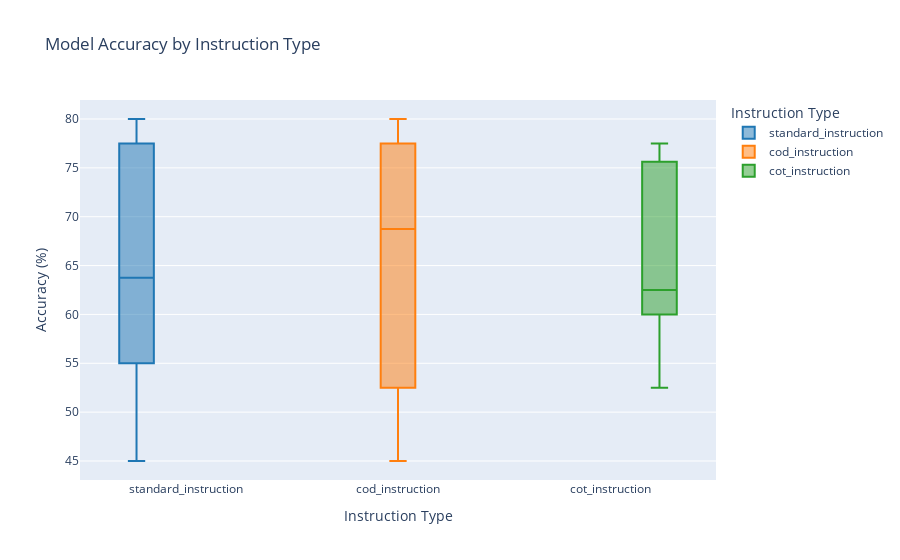
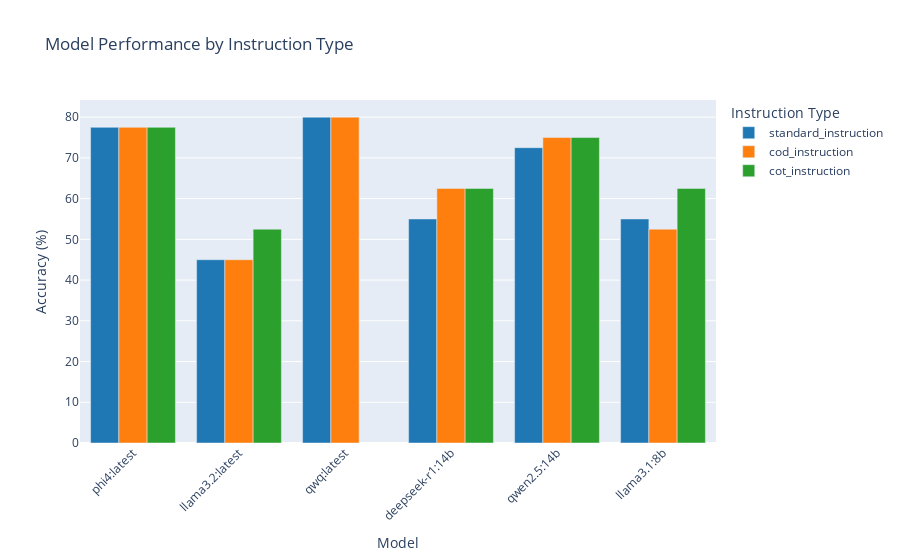
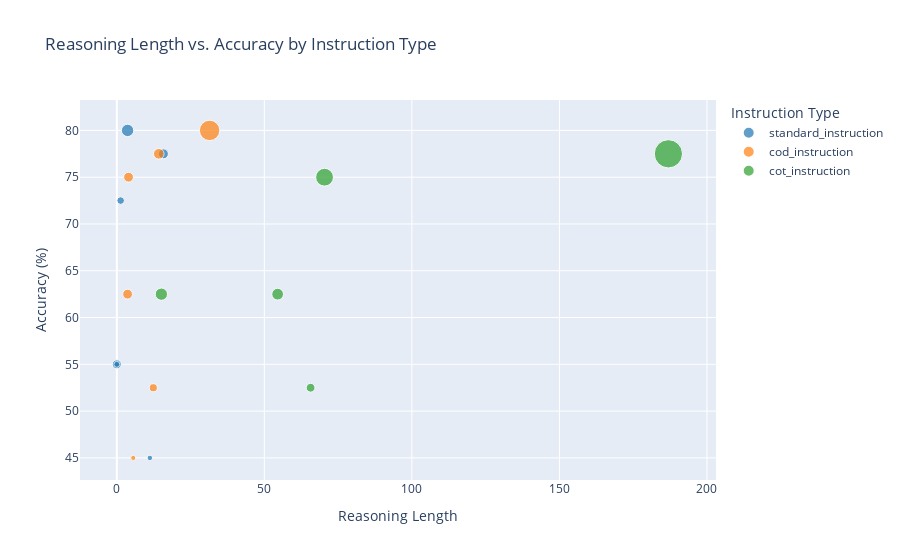
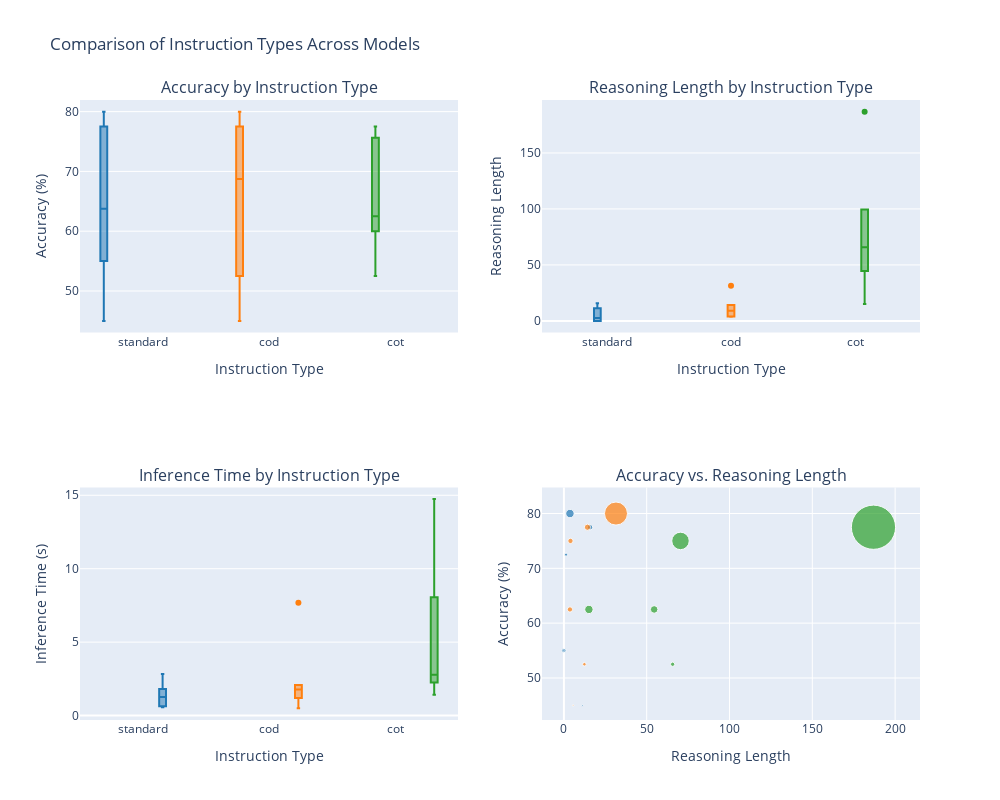

The cell these charts' notebook holds for them, in order:
### Markdown cell above
# Standard vs COD vs COT

### Code cell
import pandas as pd
import plotly.express as px
import plotly.graph_objects as go
from plotly.subplots import make_subplots

# Load the data
df = pd.read_csv('test_results/model_comparison_summary_20250314_231521.csv')

# Filter out rows with error_rate = 100.0 (failed runs)
df = df[df['error_rate'] == 0.0]

# Create a box plot for accuracy by instruction type
fig1 = px.box(df, x="instruction_type", y="accuracy", 
             color="instruction_type",
             title="Model Accuracy by Instruction Type",
             labels={"instruction_type": "Instruction Type", 
                    "accuracy": "Accuracy (%)"},
             category_orders={"instruction_type": ["standard_instruction", 
                                                  "cod_instruction", 
                                                  "cot_instruction"]},
             color_discrete_map={"standard_instruction": "#1f77b4", 
                                "cod_instruction": "#ff7f0e", 
                                "cot_instruction": "#2ca02c"})

fig1.update_layout(boxmode='group', 
                  xaxis_title="Instruction Type",
                  yaxis_title="Accuracy (%)",
                  legend_title="Instruction Type",
                  font=dict(size=12))

fig1.show()

# Create a grouped bar chart for each model's performance across instruction types
fig2 = px.bar(df, x="model_name", y="accuracy", 
             color="instruction_type",
             barmode="group",
             title="Model Performance by Instruction Type",
             labels={"model_name": "Model", 
                    "accuracy": "Accuracy (%)", 
                    "instruction_type": "Instruction Type"},
             category_orders={"instruction_type": ["standard_instruction", 
                                                  "cod_instruction", 
                                                  "cot_instruction"]},
             color_discrete_map={"standard_instruction": "#1f77b4", 
                                "cod_instruction": "#ff7f0e", 
                                "cot_instruction": "#2ca02c"})

fig2.update_layout(xaxis_title="Model",
                  yaxis_title="Accuracy (%)",
                  legend_title="Instruction Type",
                  xaxis_tickangle=-45,
                  font=dict(size=12))

fig2.show()

# Create a scatter plot to visualize the relationship between reasoning length and accuracy
fig3 = px.scatter(df, x="reasoning_length", y="accuracy", 
                 color="instruction_type", 
                 size="inference_time",
                 hover_data=["model_name"],
                 title="Reasoning Length vs. Accuracy by Instruction Type",
                 labels={"reasoning_length": "Reasoning Length", 
                        "accuracy": "Accuracy (%)", 
                        "inference_time": "Inference Time (s)"},
                 category_orders={"instruction_type": ["standard_instruction", 
                                                      "cod_instruction", 
                                                      "cot_instruction"]},
                 color_discrete_map={"standard_instruction": "#1f77b4", 
                                    "cod_instruction": "#ff7f0e", 
                                    "cot_instruction": "#2ca02c"})

fig3.update_layout(xaxis_title="Reasoning Length",
                  yaxis_title="Accuracy (%)",
                  legend_title="Instruction Type",
                  font=dict(size=12))

fig3.show()

# Create a combined visualization with subplots
fig4 = make_subplots(rows=2, cols=2, 
                    subplot_titles=("Accuracy by Instruction Type", 
                                   "Reasoning Length by Instruction Type",
                                   "Inference Time by Instruction Type",
                                   "Accuracy vs. Reasoning Length"),
                    specs=[[{"type": "box"}, {"type": "box"}],
                          [{"type": "box"}, {"type": "scatter"}]])

# Add box plot for accuracy
for i, inst_type in enumerate(["standard_instruction", "cod_instruction", "cot_instruction"]):
    subset = df[df['instruction_type'] == inst_type]
    fig4.add_trace(
        go.Box(y=subset['accuracy'], name=inst_type.replace('_instruction', ''),
              marker_color=['#1f77b4', '#ff7f0e', '#2ca02c'][i]),
        row=1, col=1
    )

# Add box plot for reasoning length
for i, inst_type in enumerate(["standard_instruction", "cod_instruction", "cot_instruction"]):
    subset = df[df['instruction_type'] == inst_type]
    fig4.add_trace(
        go.Box(y=subset['reasoning_length'], name=inst_type.replace('_instruction', ''),
              marker_color=['#1f77b4', '#ff7f0e', '#2ca02c'][i]),
        row=1, col=2
    )

# Add box plot for inference time
for i, inst_type in enumerate(["standard_instruction", "cod_instruction", "cot_instruction"]):
    subset = df[df['instruction_type'] == inst_type]
    fig4.add_trace(
        go.Box(y=subset['inference_time'], name=inst_type.replace('_instruction', ''),
              marker_color=['#1f77b4', '#ff7f0e', '#2ca02c'][i]),
        row=2, col=1
    )

# Add scatter plot for accuracy vs reasoning length
for i, inst_type in enumerate(["standard_instruction", "cod_instruction", "cot_instruction"]):
    subset = df[df['instruction_type'] == inst_type]
    fig4.add_trace(
        go.Scatter(x=subset['reasoning_length'], y=subset['accuracy'], 
                  mode='markers',
                  name=inst_type.replace('_instruction', ''),
                  marker=dict(color=['#1f77b4', '#ff7f0e', '#2ca02c'][i], 
                             size=subset['inference_time']*3),
                  hovertemplate='<b>%{text}</b><br>Accuracy: %{y}<br>Reasoning Length: %{x}<extra></extra>',
                  text=subset['model_name']),
        row=2, col=2
    )

fig4.update_layout(height=800, width=1000, 
                  title_text="Comparison of Instruction Types Across Models",
                  boxmode='group',
                  showlegend=False)

# Update axis labels
fig4.update_yaxes(title_text="Accuracy (%)", row=1, col=1)
fig4.update_yaxes(title_text="Reasoning Length", row=1, col=2)
fig4.update_yaxes(title_text="Inference Time (s)", row=2, col=1)
fig4.update_yaxes(title_text="Accuracy (%)", row=2, col=2)
fig4.update_xaxes(title_text="Instruction Type", row=1, col=1)
fig4.update_xaxes(title_text="Instruction Type", row=1, col=2)
fig4.update_xaxes(title_text="Instruction Type", row=2, col=1)
fig4.update_xaxes(title_text="Reasoning Length", row=2, col=2)

fig4.show()

# Create a heatmap to visualize model performance across instruction types
pivot_df = df.pivot_table(values='accuracy', 
                         index='model_name', 
                         columns='instruction_type')

# Reorder columns
pivot_df = pivot_df[['standard_instruction', 'cod_instruction', 'cot_instruction']]

# Rename columns for better readability
pivot_df.columns = ['Standard', 'CoD', 'CoT']

fig5 = px.imshow(pivot_df,
                text_auto=True,
                aspect="auto",
                color_continuous_scale='RdYlGn',
                title="Heatmap of Model Accuracy by Instruction Type",
                labels=dict(x="Instruction Type", y="Model", color="Accuracy (%)"))

fig5.update_layout(xaxis_title="Instruction Type",
                  yaxis_title="Model",
                  font=dict(size=12))

fig5.show()

# Create a figure with two subplots for accuracy and completion rate
fig6 = make_subplots(rows=1, cols=2, 
                    subplot_titles=("Model Accuracy by Instruction Type", 
                                   "Model Completion Rate by Instruction Type"),
                    specs=[[{"type": "bar"}, {"type": "bar"}]])

# Load the original data without filtering out error_rate rows
df_full = pd.read_csv('test_results/model_comparison_summary_20250314_231521.csv')

# Create pivot tables for both metrics
accuracy_pivot = df_full.pivot_table(
    values='accuracy',
    index='model_name',
    columns='instruction_type'
)

completion_pivot = df_full.pivot_table(
    values='completion_rate',
    index='model_name',
    columns='instruction_type'
)

# Reorder columns for consistency
column_order = ['standard_instruction', 'cod_instruction', 'cot_instruction']
accuracy_pivot = accuracy_pivot[column_order]
completion_pivot = completion_pivot[column_order]

# Define colors for instruction types
colors = {'standard_instruction': '#1f77b4', 
          'cod_instruction': '#ff7f0e', 
          'cot_instruction': '#2ca02c'}

# Add accuracy bars
for i, col in enumerate(column_order):
    fig6.add_trace(
        go.Bar(
            x=accuracy_pivot.index,
            y=accuracy_pivot[col],
            name=col.replace('_instruction', ''),
            marker_color=colors[col],
            legendgroup=col,
            showlegend=True
        ),
        row=1, col=1
    )

# Add completion rate bars
for i, col in enumerate(column_order):
    fig6.add_trace(
        go.Bar(
            x=completion_pivot.index,
            y=completion_pivot[col],
            name=col.replace('_instruction', ''),
            marker_color=colors[col],
            legendgroup=col,
            showlegend=False
        ),
        row=1, col=2
    )

# Add annotation for qwq:latest with CoT instruction
fig6.add_annotation(
    x="qwq:latest", 
    y=97.5,
    text="97.5% completion rate<br>with 2.5% error rate",
    showarrow=True,
    arrowhead=1,
    ax=0,
    ay=-40,
    bgcolor="rgba(255, 255, 200, 0.8)",
    bordercolor="black",
    borderwidth=1,
    row=1, col=2
)

# Update layout
fig6.update_layout(
    title_text="Model Performance: Accuracy vs. Completion Rate",
    barmode='group',
    height=600,
    width=1200,
    legend_title="Instruction Type",
    font=dict(size=12)
)

# Set y-axis ranges
fig6.update_yaxes(title_text="Accuracy (%)", range=[0, 100], row=1, col=1)
fig6.update_yaxes(title_text="Completion Rate (%)", range=[95, 100.5], row=1, col=2)

# Update x-axis labels
fig6.update_xaxes(title_text="Model", tickangle=-45, row=1, col=1)
fig6.update_xaxes(title_text="Model", tickangle=-45, row=1, col=2)

fig6.show()

# Optional: Create a combined heatmap that shows both metrics
# Create a figure with two subplots for heatmaps
fig7 = make_subplots(rows=1, cols=2, 
                    subplot_titles=("Model Accuracy (%)", 
                                   "Model Completion Rate (%)"),
                    specs=[[{"type": "heatmap"}, {"type": "heatmap"}]])

# Rename columns for better readability
accuracy_pivot.columns = ['Standard', 'CoD', 'CoT']
completion_pivot.columns = ['Standard', 'CoD', 'CoT']

# Add accuracy heatmap
fig7.add_trace(
    go.Heatmap(
        z=accuracy_pivot.values,
        x=accuracy_pivot.columns,
        y=accuracy_pivot.index,
        colorscale='RdYlGn',
        text=accuracy_pivot.values.round(1),
        texttemplate="%{text}",
        colorbar=dict(title="Accuracy (%)", x=-0.05),
        zmin=40, zmax=100
    ),
    row=1, col=1
)

# Add completion rate heatmap
fig7.add_trace(
    go.Heatmap(
        z=completion_pivot.values,
        x=completion_pivot.columns,
        y=completion_pivot.index,
        colorscale='Blues',
        text=completion_pivot.values.round(1),
        texttemplate="%{text}",
        colorbar=dict(title="Completion Rate (%)"),
        zmin=95, zmax=100
    ),
    row=1, col=2
)

# Update layout
fig7.update_layout(
    title_text="Model Performance Comparison: Accuracy vs. Completion Rate",
    height=500,
    width=1200,
    font=dict(size=12)
)

fig7.show()

### Figure 1 — Plotly figure (JSON) as saved in the notebook; plotly's stock layout.template omitted (floating-point values rounded to 4 significant figures)
{"data": [{"alignmentgroup": "True", "hovertemplate": "Instruction Type=%{x}<br>Accuracy (%)=%{y}<extra></extra>", "legendgroup": "standard_instruction", "marker": {"color": "#1f77b4"}, "name": "standard_instruction", "notched": false, "offsetgroup": "standard_instruction", "orientation": "v", "showlegend": true, "type": "box", "x": ["standard_instruction", "standard_instruction", "standard_instruction", "standard_instruction", "standard_instruction", "standard_instruction"], "x0": " ", "xaxis": "x", "y": [77.5, 45.0, 80.0, 55.0, 72.5, 55.0], "y0": " ", "yaxis": "y"}, {"alignmentgroup": "True", "hovertemplate": "Instruction Type=%{x}<br>Accuracy (%)=%{y}<extra></extra>", "legendgroup": "cod_instruction", "marker": {"color": "#ff7f0e"}, "name": "cod_instruction", "notched": false, "offsetgroup": "cod_instruction", "orientation": "v", "showlegend": true, "type": "box", "x": ["cod_instruction", "cod_instruction", "cod_instruction", "cod_instruction", "cod_instruction", "cod_instruction"], "x0": " ", "xaxis": "x", "y": [77.5, 45.0, 80.0, 62.5, 75.0, 52.5], "y0": " ", "yaxis": "y"}, {"alignmentgroup": "True", "hovertemplate": "Instruction Type=%{x}<br>Accuracy (%)=%{y}<extra></extra>", "legendgroup": "cot_instruction", "marker": {"color": "#2ca02c"}, "name": "cot_instruction", "notched": false, "offsetgroup": "cot_instruction", "orientation": "v", "showlegend": true, "type": "box", "x": ["cot_instruction", "cot_instruction", "cot_instruction", "cot_instruction", "cot_instruction"], "x0": " ", "xaxis": "x", "y": [77.5, 52.5, 62.5, 75.0, 62.5], "y0": " ", "yaxis": "y"}], "layout": {"boxmode": "group", "font": {"size": 12}, "legend": {"title": {"text": "Instruction Type"}, "tracegroupgap": 0}, "title": {"text": "Model Accuracy by Instruction Type"}, "xaxis": {"anchor": "y", "categoryarray": ["standard_instruction", "cod_instruction", "cot_instruction"], "categoryorder": "array", "domain": [0, 1], "title": {"text": "Instruction Type"}}, "yaxis": {"anchor": "x", "domain": [0, 1], "title": {"text": "Accuracy (%)"}}}}

### Figure 2 — Plotly figure (JSON) as saved in the notebook; plotly's stock layout.template omitted (floating-point values rounded to 4 significant figures)
{"data": [{"alignmentgroup": "True", "hovertemplate": "Instruction Type=standard_instruction<br>Model=%{x}<br>Accuracy (%)=%{y}<extra></extra>", "legendgroup": "standard_instruction", "marker": {"color": "#1f77b4", "pattern": {"shape": ""}}, "name": "standard_instruction", "offsetgroup": "standard_instruction", "orientation": "v", "showlegend": true, "textposition": "auto", "type": "bar", "x": ["phi4:latest", "llama3.2:latest", "qwq:latest", "deepseek-r1:14b", "qwen2.5:14b", "llama3.1:8b"], "xaxis": "x", "y": [77.5, 45.0, 80.0, 55.0, 72.5, 55.0], "yaxis": "y"}, {"alignmentgroup": "True", "hovertemplate": "Instruction Type=cod_instruction<br>Model=%{x}<br>Accuracy (%)=%{y}<extra></extra>", "legendgroup": "cod_instruction", "marker": {"color": "#ff7f0e", "pattern": {"shape": ""}}, "name": "cod_instruction", "offsetgroup": "cod_instruction", "orientation": "v", "showlegend": true, "textposition": "auto", "type": "bar", "x": ["phi4:latest", "llama3.2:latest", "qwq:latest", "deepseek-r1:14b", "qwen2.5:14b", "llama3.1:8b"], "xaxis": "x", "y": [77.5, 45.0, 80.0, 62.5, 75.0, 52.5], "yaxis": "y"}, {"alignmentgroup": "True", "hovertemplate": "Instruction Type=cot_instruction<br>Model=%{x}<br>Accuracy (%)=%{y}<extra></extra>", "legendgroup": "cot_instruction", "marker": {"color": "#2ca02c", "pattern": {"shape": ""}}, "name": "cot_instruction", "offsetgroup": "cot_instruction", "orientation": "v", "showlegend": true, "textposition": "auto", "type": "bar", "x": ["phi4:latest", "llama3.2:latest", "deepseek-r1:14b", "qwen2.5:14b", "llama3.1:8b"], "xaxis": "x", "y": [77.5, 52.5, 62.5, 75.0, 62.5], "yaxis": "y"}], "layout": {"barmode": "group", "font": {"size": 12}, "legend": {"title": {"text": "Instruction Type"}, "tracegroupgap": 0}, "title": {"text": "Model Performance by Instruction Type"}, "xaxis": {"anchor": "y", "domain": [0, 1], "tickangle": -45, "title": {"text": "Model"}}, "yaxis": {"anchor": "x", "domain": [0, 1], "title": {"text": "Accuracy (%)"}}}}

### Figure 3 — Plotly figure (JSON) as saved in the notebook; plotly's stock layout.template omitted (floating-point values rounded to 4 significant figures)
{"data": [{"customdata": [["phi4:latest"], ["llama3.2:latest"], ["qwq:latest"], ["deepseek-r1:14b"], ["qwen2.5:14b"], ["llama3.1:8b"]], "hovertemplate": "instruction_type=standard_instruction<br>Reasoning Length=%{x}<br>Accuracy (%)=%{y}<br>Inference Time (s)=%{marker.size}<br>model_name=%{customdata[0]}<extra></extra>", "legendgroup": "standard_instruction", "marker": {"color": "#1f77b4", "size": [1.803, 0.5607, 2.822, 1.478, 1.064, 0.6393], "sizemode": "area", "sizeref": 0.03685, "symbol": "circle"}, "mode": "markers", "name": "standard_instruction", "orientation": "v", "showlegend": true, "type": "scatter", "x": [15.8, 11.2, 3.65, 0.0, 1.3, 0.0], "xaxis": "x", "y": [77.5, 45.0, 80.0, 55.0, 72.5, 55.0], "yaxis": "y"}, {"customdata": [["phi4:latest"], ["llama3.2:latest"], ["qwq:latest"], ["deepseek-r1:14b"], ["qwen2.5:14b"], ["llama3.1:8b"]], "hovertemplate": "instruction_type=cod_instruction<br>Reasoning Length=%{x}<br>Accuracy (%)=%{y}<br>Inference Time (s)=%{marker.size}<br>model_name=%{customdata[0]}<extra></extra>", "legendgroup": "cod_instruction", "marker": {"color": "#ff7f0e", "size": [2.072, 0.4888, 7.68, 1.767, 1.777, 1.198], "sizemode": "area", "sizeref": 0.03685, "symbol": "circle"}, "mode": "markers", "name": "cod_instruction", "orientation": "v", "showlegend": true, "type": "scatter", "x": [14.22, 5.575, 31.45, 3.65, 3.975, 12.38], "xaxis": "x", "y": [77.5, 45.0, 80.0, 62.5, 75.0, 52.5], "yaxis": "y"}, {"customdata": [["phi4:latest"], ["llama3.2:latest"], ["deepseek-r1:14b"], ["qwen2.5:14b"], ["llama3.1:8b"]], "hovertemplate": "instruction_type=cot_instruction<br>Reasoning Length=%{x}<br>Accuracy (%)=%{y}<br>Inference Time (s)=%{marker.size}<br>model_name=%{customdata[0]}<extra></extra>", "legendgroup": "cot_instruction", "marker": {"color": "#2ca02c", "size": [14.74, 1.424, 2.785, 5.837, 2.527], "sizemode": "area", "sizeref": 0.03685, "symbol": "circle"}, "mode": "markers", "name": "cot_instruction", "orientation": "v", "showlegend": true, "type": "scatter", "x": [186.9, 65.67, 15.1, 70.4, 54.5], "xaxis": "x", "y": [77.5, 52.5, 62.5, 75.0, 62.5], "yaxis": "y"}], "layout": {"font": {"size": 12}, "legend": {"itemsizing": "constant", "title": {"text": "Instruction Type"}, "tracegroupgap": 0}, "title": {"text": "Reasoning Length vs. Accuracy by Instruction Type"}, "xaxis": {"anchor": "y", "domain": [0, 1], "title": {"text": "Reasoning Length"}}, "yaxis": {"anchor": "x", "domain": [0, 1], "title": {"text": "Accuracy (%)"}}}}

### Figure 4 — Plotly figure (JSON) as saved in the notebook; plotly's stock layout.template omitted (floating-point values rounded to 4 significant figures)
{"data": [{"marker": {"color": "#1f77b4"}, "name": "standard", "type": "box", "xaxis": "x", "y": [77.5, 45.0, 80.0, 55.0, 72.5, 55.0], "yaxis": "y"}, {"marker": {"color": "#ff7f0e"}, "name": "cod", "type": "box", "xaxis": "x", "y": [77.5, 45.0, 80.0, 62.5, 75.0, 52.5], "yaxis": "y"}, {"marker": {"color": "#2ca02c"}, "name": "cot", "type": "box", "xaxis": "x", "y": [77.5, 52.5, 62.5, 75.0, 62.5], "yaxis": "y"}, {"marker": {"color": "#1f77b4"}, "name": "standard", "type": "box", "xaxis": "x2", "y": [15.8, 11.2, 3.65, 0.0, 1.3, 0.0], "yaxis": "y2"}, {"marker": {"color": "#ff7f0e"}, "name": "cod", "type": "box", "xaxis": "x2", "y": [14.22, 5.575, 31.45, 3.65, 3.975, 12.38], "yaxis": "y2"}, {"marker": {"color": "#2ca02c"}, "name": "cot", "type": "box", "xaxis": "x2", "y": [186.9, 65.67, 15.1, 70.4, 54.5], "yaxis": "y2"}, {"marker": {"color": "#1f77b4"}, "name": "standard", "type": "box", "xaxis": "x3", "y": [1.803, 0.5607, 2.822, 1.478, 1.064, 0.6393], "yaxis": "y3"}, {"marker": {"color": "#ff7f0e"}, "name": "cod", "type": "box", "xaxis": "x3", "y": [2.072, 0.4888, 7.68, 1.767, 1.777, 1.198], "yaxis": "y3"}, {"marker": {"color": "#2ca02c"}, "name": "cot", "type": "box", "xaxis": "x3", "y": [14.74, 1.424, 2.785, 5.837, 2.527], "yaxis": "y3"}, {"hovertemplate": "<b>%{text}</b><br>Accuracy: %{y}<br>Reasoning Length: %{x}<extra></extra>", "marker": {"color": "#1f77b4", "size": [5.409, 1.682, 8.465, 4.435, 3.191, 1.918]}, "mode": "markers", "name": "standard", "text": ["phi4:latest", "llama3.2:latest", "qwq:latest", "deepseek-r1:14b", "qwen2.5:14b", "llama3.1:8b"], "type": "scatter", "x": [15.8, 11.2, 3.65, 0.0, 1.3, 0.0], "xaxis": "x4", "y": [77.5, 45.0, 80.0, 55.0, 72.5, 55.0], "yaxis": "y4"}, {"hovertemplate": "<b>%{text}</b><br>Accuracy: %{y}<br>Reasoning Length: %{x}<extra></extra>", "marker": {"color": "#ff7f0e", "size": [6.217, 1.466, 23.04, 5.301, 5.331, 3.595]}, "mode": "markers", "name": "cod", "text": ["phi4:latest", "llama3.2:latest", "qwq:latest", "deepseek-r1:14b", "qwen2.5:14b", "llama3.1:8b"], "type": "scatter", "x": [14.22, 5.575, 31.45, 3.65, 3.975, 12.38], "xaxis": "x4", "y": [77.5, 45.0, 80.0, 62.5, 75.0, 52.5], "yaxis": "y4"}, {"hovertemplate": "<b>%{text}</b><br>Accuracy: %{y}<br>Reasoning Length: %{x}<extra></extra>", "marker": {"color": "#2ca02c", "size": [44.21, 4.273, 8.355, 17.51, 7.581]}, "mode": "markers", "name": "cot", "text": ["phi4:latest", "llama3.2:latest", "deepseek-r1:14b", "qwen2.5:14b", "llama3.1:8b"], "type": "scatter", "x": [186.9, 65.67, 15.1, 70.4, 54.5], "xaxis": "x4", "y": [77.5, 52.5, 62.5, 75.0, 62.5], "yaxis": "y4"}], "layout": {"annotations": [{"font": {"size": 16}, "showarrow": false, "text": "Accuracy by Instruction Type", "x": 0.225, "xanchor": "center", "xref": "paper", "y": 1, "yanchor": "bottom", "yref": "paper"}, {"font": {"size": 16}, "showarrow": false, "text": "Reasoning Length by Instruction Type", "x": 0.775, "xanchor": "center", "xref": "paper", "y": 1, "yanchor": "bottom", "yref": "paper"}, {"font": {"size": 16}, "showarrow": false, "text": "Inference Time by Instruction Type", "x": 0.225, "xanchor": "center", "xref": "paper", "y": 0.375, "yanchor": "bottom", "yref": "paper"}, {"font": {"size": 16}, "showarrow": false, "text": "Accuracy vs. Reasoning Length", "x": 0.775, "xanchor": "center", "xref": "paper", "y": 0.375, "yanchor": "bottom", "yref": "paper"}], "boxmode": "group", "height": 800, "showlegend": false, "title": {"text": "Comparison of Instruction Types Across Models"}, "width": 1000, "xaxis": {"anchor": "y", "domain": [0, 0.45], "title": {"text": "Instruction Type"}}, "xaxis2": {"anchor": "y2", "domain": [0.55, 1], "title": {"text": "Instruction Type"}}, "xaxis3": {"anchor": "y3", "domain": [0, 0.45], "title": {"text": "Instruction Type"}}, "xaxis4": {"anchor": "y4", "domain": [0.55, 1], "title": {"text": "Reasoning Length"}}, "yaxis": {"anchor": "x", "domain": [0.625, 1], "title": {"text": "Accuracy (%)"}}, "yaxis2": {"anchor": "x2", "domain": [0.625, 1], "title": {"text": "Reasoning Length"}}, "yaxis3": {"anchor": "x3", "domain": [0, 0.375], "title": {"text": "Inference Time (s)"}}, "yaxis4": {"anchor": "x4", "domain": [0, 0.375], "title": {"text": "Accuracy (%)"}}}}
